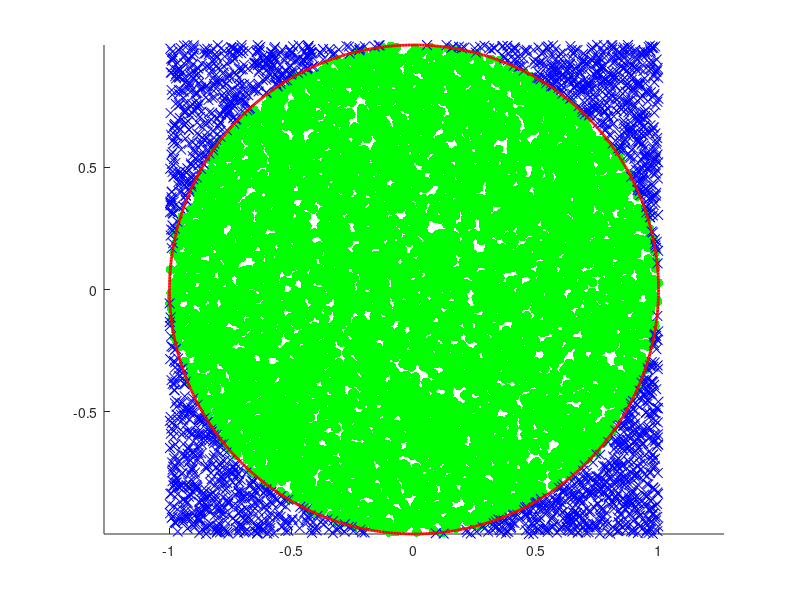

Recreate this plot in MATLAB.
% Programska datoteka za izračun števila π
function calc_pi_()
    st_tock = 10000; % Število naključnih točk za izračun
    r = 1; % Radij kroga
    
    [pi_ocena, napaka] = area_pi(st_tock, r); % Zagon funkcije za določitev ocene π in napake od dejanske vrednosti
    disp(['Ocenjeno π: ', num2str(pi_ocena)]);
    disp(['Napaka: ', num2str(napaka)]);
    
    vizualizacija(st_tock, r) % Zagon funkcije za vizualizacijjo problema
end

% Funkcija area_pi za določitev približka π in napake odstopanja od dejanske vrednosti
function [pi_ocena, napaka] = area_pi(st_tock, r)
    znotraj_kroga = 0;
    for i = 1:st_tock
        x = 2 * rand() - 1;
        y = 2 * rand() - 1;
        if x^2 + y^2 <= r^2
            znotraj_kroga = znotraj_kroga + 1;
        end
    
    pi_ocena = 4 * znotraj_kroga / st_tock;
    napaka = abs(pi - pi_ocena);
    fprintf('Število točk: %d, Ocena za π: %.6f, Napaka: %.6f\n', i, pi_ocena, napaka);
    end
 end

% Funkcija za izris naključnih točk te krožnice
function vizualizacija(st_tock, r)
    x = 2 * rand(st_tock, 1) - 1;
    y = 2 * rand(st_tock, 1) - 1;
    razdalja = sqrt(x.^2 + y.^2);
    tockeZnotraj = razdalja <= r;
    tockeZunaj = razdalja > r;
    scatter(x(tockeZnotraj), y(tockeZnotraj), 50, 'g', 'filled');
    hold on;
    scatter(x(tockeZunaj), y(tockeZunaj), 50, 'b', 'x');
    
    izrisi_kroznico();
    
    axis equal;
    % title('Naključno generirane točke na krožnici z lokom');
    % xlabel('X-os');
    % ylabel('Y-os');
    % legend('Znotraj krožnice', 'Zunaj krožnice', 'Krožnica');
end

% Funkcija za definiranje in izris krožnice z anonimno funkcijo
function izrisi_kroznico()
    r = 1;
    
    % Anonimna funkcija za definiranje krožnice
    kroznica = @(theta) [r * cos(theta); r * sin(theta)];
    theta = linspace(0, 2 * pi, 1000);
    tocke_kroznice = kroznica(theta);
    
    %Ukaz za izris krožnice
    plot(tocke_kroznice(1,:), tocke_kroznice(2,:), 'r', 'LineWidth', 2);
end